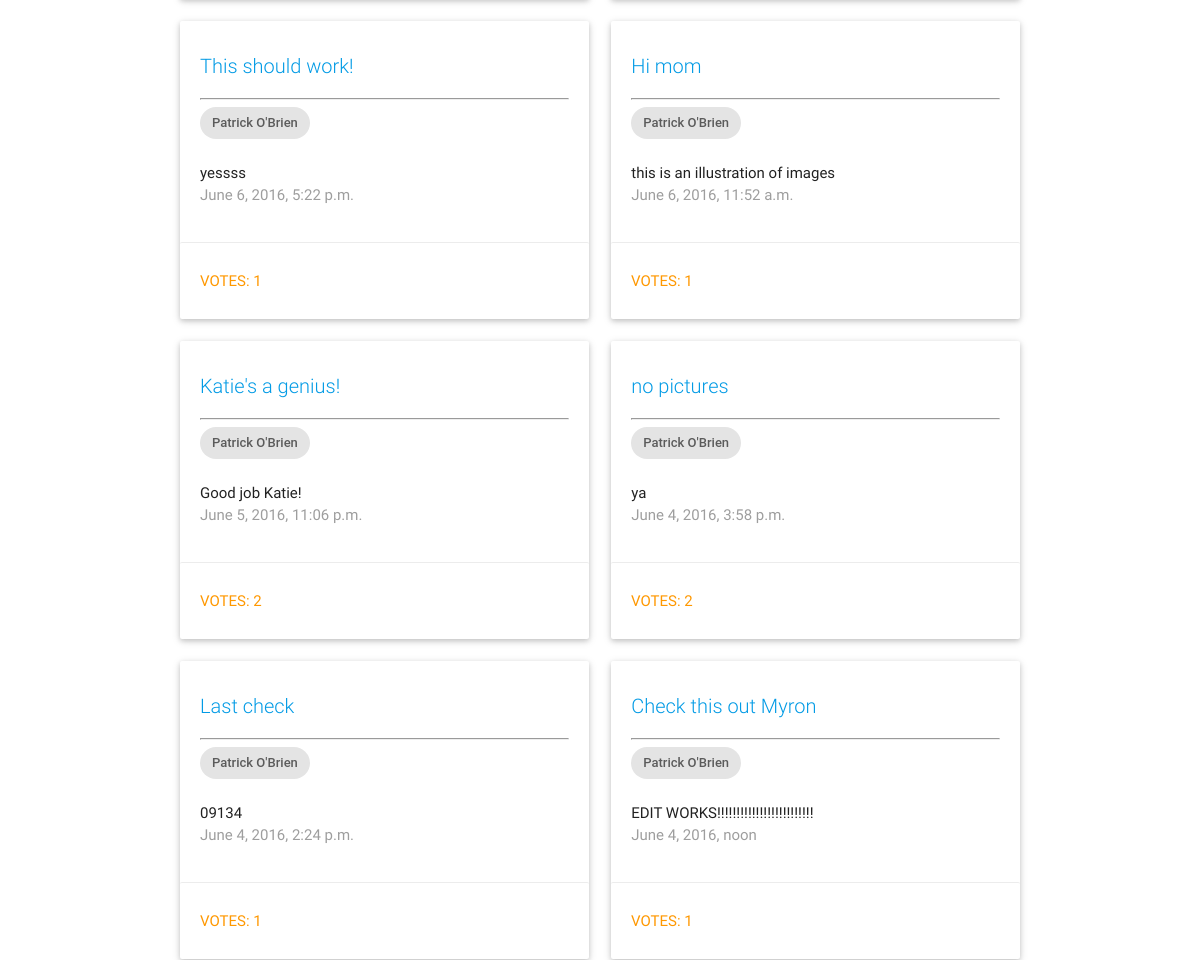
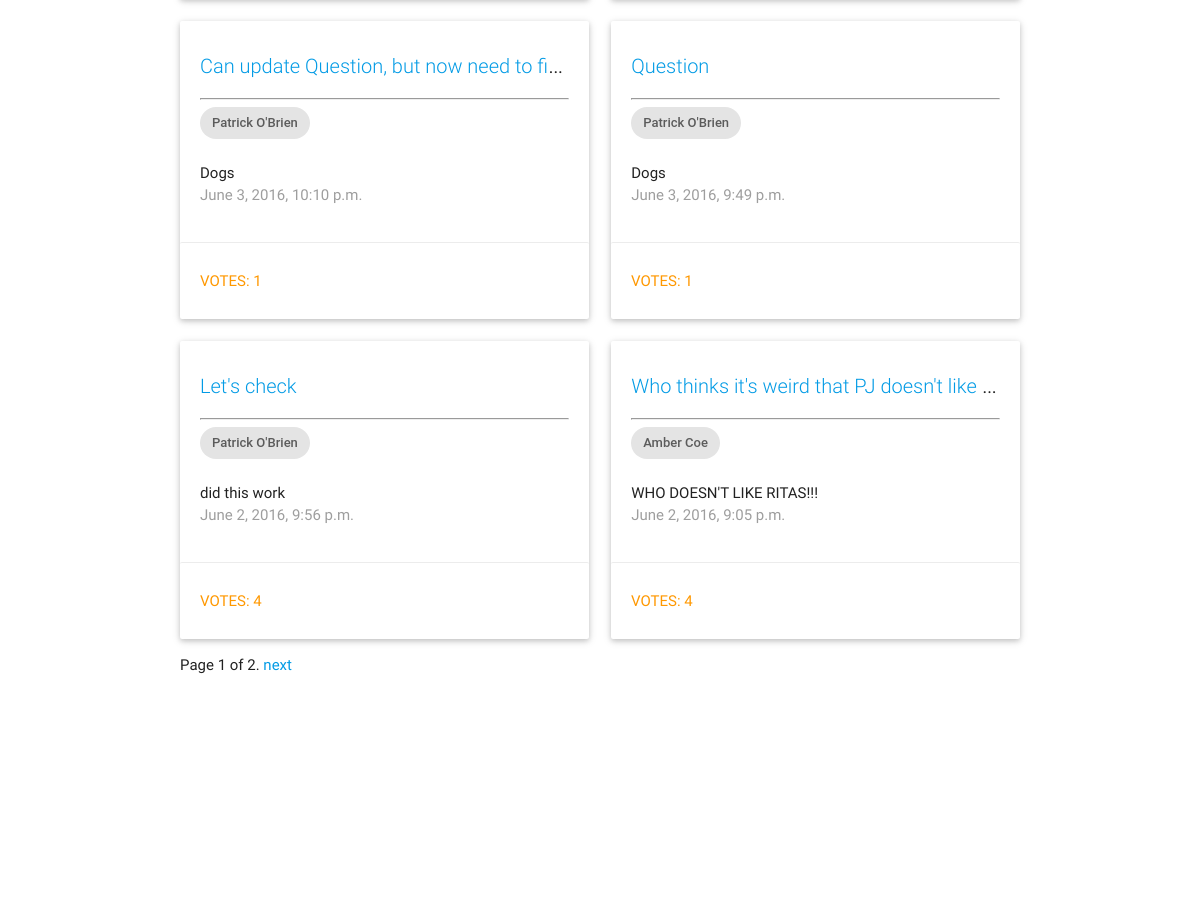
/imo_app/friends_polls/ (signed in, middle part), run on an earlier commit of the app's database (2 pictures, top to bottom).
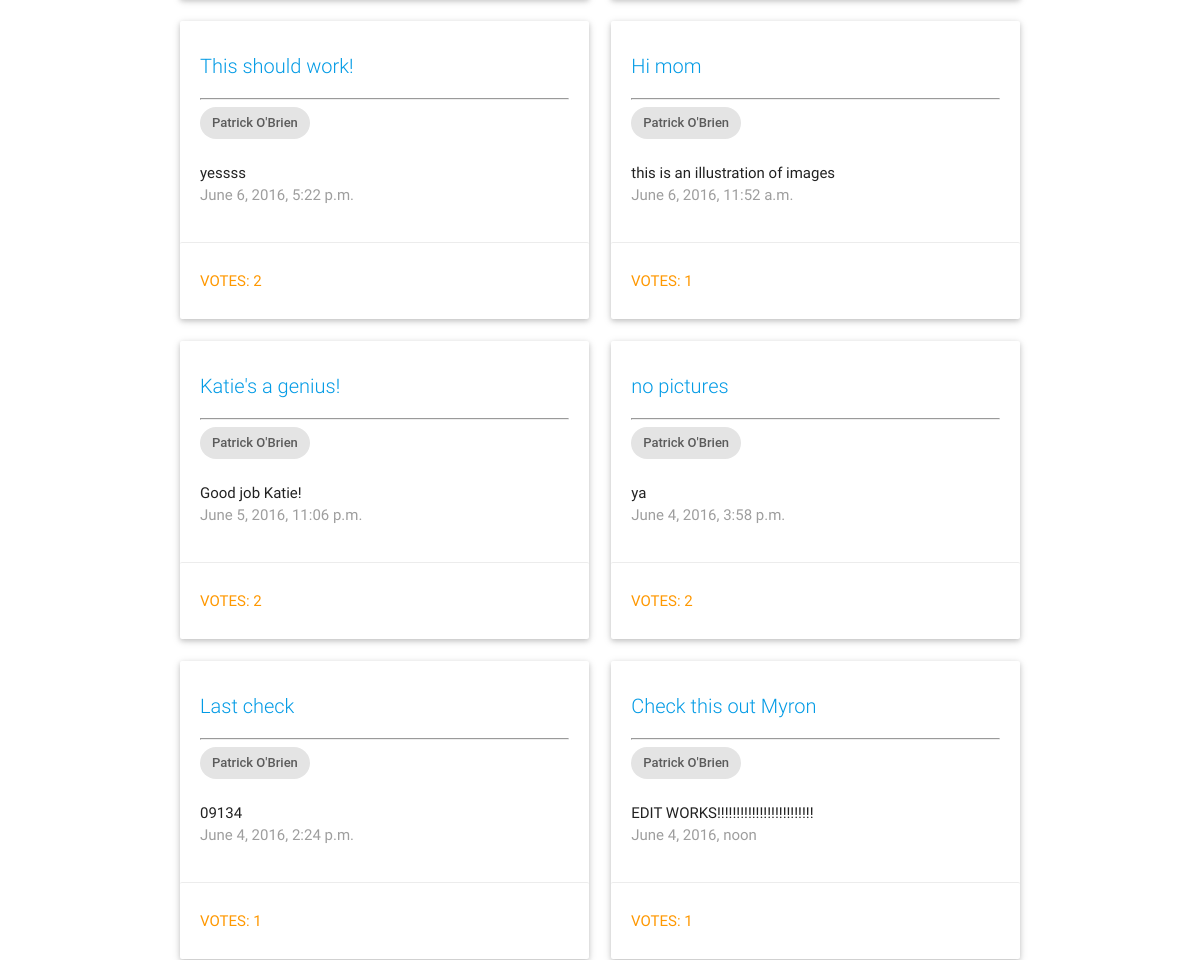
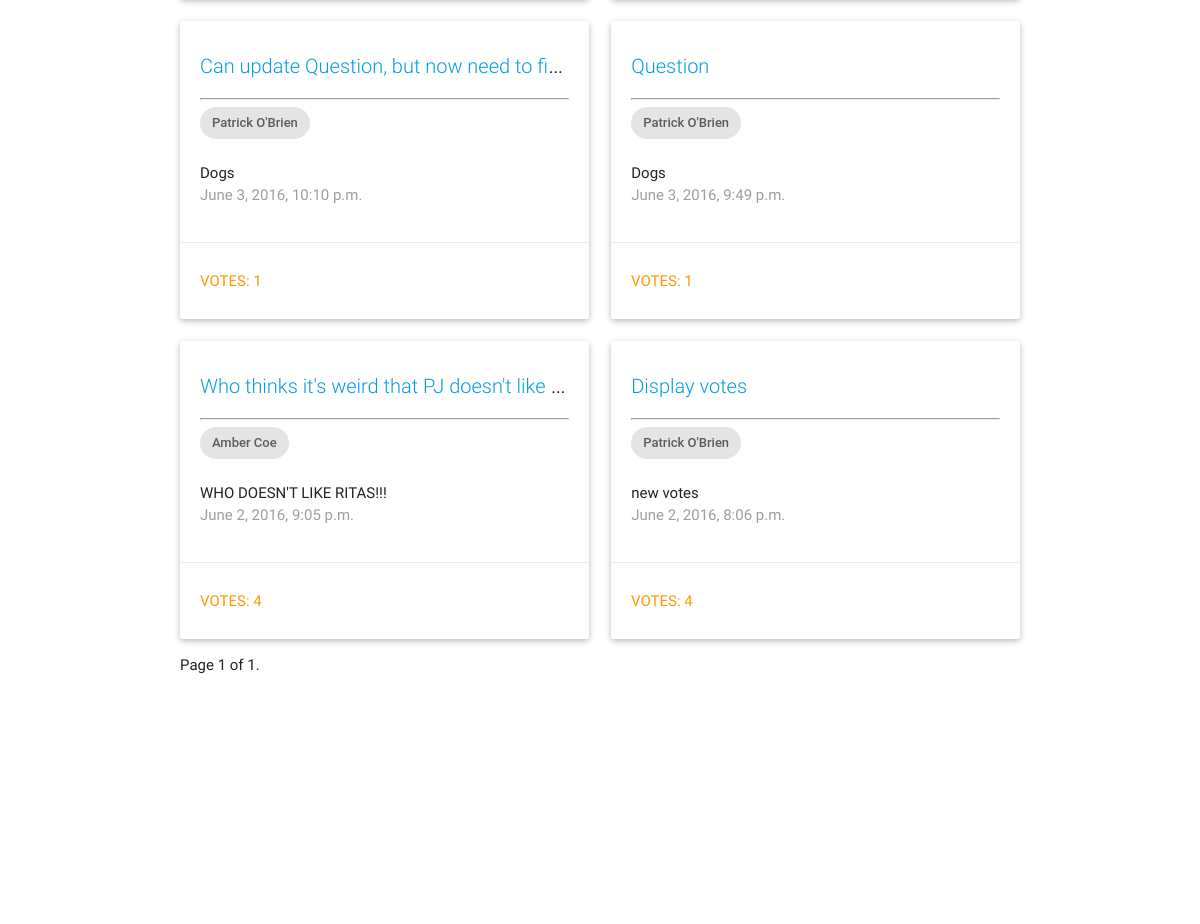
And on a later commit of the database (2 pictures, top to bottom).
### imo_app/models.py (models this page shows, shortened)
class Question(models.Model):
    author = models.ForeignKey(UserProfile, on_delete=models.CASCADE)
    author_name = models.CharField(max_length=200, default='')
    question_text = models.CharField(max_length=200)
    description = models.TextField(default = '')
    category = models.CharField(max_length=50, default='')
    pub_date = models.DateTimeField('date published')
    choice1 = models.CharField(null=True, blank=True, default = '', max_length = 200)
    image1 = models.ImageField(null=True, blank=True)
    choice2 = models.CharField(null=True, blank=True, default = '', max_length = 200)
    image2 = models.ImageField(null=True, blank=True)
    choice3 = models.CharField(null=True, blank=True, default = '', max_length = 200)
    image3 = models.ImageField(null=True, blank=True)
    total_votes = models.IntegerField(default = 0)
    inappropriate = models.IntegerField(default=0)
    class Meta:
        ordering = ['-pub_date']

class UserProfile(models.Model):
    user = models.OneToOneField(User)
    name = models.CharField(max_length=200, default='')
    gender = models.CharField(default='', blank=True, max_length=15)
    picture = models.ImageField(blank=True, null=True, default='')
    birthday = models.DateField(blank=True, null=True)
    about = models.TextField(null = True, blank = True, default='')
    motto = models.CharField(max_length=200, null = True, blank=True, default='')
    total_friends = models.IntegerField(default=0)
    inappropriate = models.IntegerField(default=0)
    join_date = models.DateField(blank=True, null=True)
    sponsor = models.BooleanField(default=False)
    verification = models.BooleanField(default=False)
    activation_key = models.CharField(max_length=100, default='')
    terms_of_service = models.BooleanField(default=False)

### imo_app/views.py (the view)
@login_required
def friends_polls(request):
    current_user = request.user
    friends = Friendship.objects.filter(requester=current_user.id).values('friend_id')
    q_list = Question.objects.filter(author__in=friends)
    if request.GET.get("q"):
        query = request.GET.get("q")
        q_list = search_bars(q_list, query)
    paginator = Paginator(q_list, 12) # Show 25 contacts per page
    page = request.GET.get('page')
    try:
        q = paginator.page(page)
    except PageNotAnInteger:
        q = paginator.page(1)
    except EmptyPage:
        q = paginator.page(paginator.num_pages)
    requests = ''
    if Friendship.objects.filter(friend=current_user.id, status='requested'):
        requests = Friendship.objects.filter(friend=current_user.id, status='requested')[:5]
    context = {
        'requests': requests,
        'q_all': q
        }
    return render(request, 'imo_app/friends_polls.html', context)

### imo_app/templates/imo_app/friends_polls.html (shortened to what this page needs)
{% extends "imo_app/base.html" %}
{% block content %}
    <div class="container">
      <div class="row">
        {% for i in q_all %}
          <div class="col m6">
            <div class="card" >
              <div class="card-content">
                <span class="card-title truncate"><a href="{% url 'imo_app:detail' i.id %}" style = "font-size: 20px">{{ i.question_text }}</a></span>
                <hr></hr>
                <div class="chip">
                  {{ i.author.user.first_name}} {{ i.author.user.last_name}}
                </div>
                <br></br>
                <p class="truncate">{{ i.description }}</p>
                <p class="grey-text">{{ i.pub_date }}</p>
              </div>
              <a href="{% url 'imo_app:detail' i.id %}"><div class="orange-text waves-effect waves-teal card-action btn-flat" style="width:100%; height: 100%">
              Votes: {{ i.total_votes }}
              </div></a>
            </div>
          </div>
        {% endfor %}
        <div class="col s12">
        <div class="pagination">
            <span class="step-links">
                <span class="current">
                    Page {{ q_all.number }} of {{ q_all.paginator.num_pages }}.
                </span>
                {% if q_all.has_next %}
                    <a href="?page={{ q_all.next_page_number }}{% if request.GET.q %}&q={{ request.GET.q }}{% endif %}">next</a>
                {% endif %}
            </span>
        </div>
      </div>
    </div>
    </div>
    <br></br>
    <br></br>
    <br></br>
    <br></br>
    <br></br>
    <br></br>
    <br></br>
    <br></br>
    <br></br>
{% endblock content %}

What changed in the data, as far as the page shows it:
removed Question: question_text "Let's check", author.user.first_name "Patrick", author.user.last_name "O'Brien", description "did this work", pub_date "June 2, 2016, 9:56 p.m.", total_votes "4"
changed Question "This should work!": total_votes "1" → "2"
now on this page (row unchanged): Question: question_text "Display votes", author.user.first_name "Patrick", author.user.last_name "O'Brien", description "new votes", pub_date "June 2, 2016, 8:06 p.m.", total_votes "4"
Also different on the page:
{{ q_all.paginator.num_pages }}: "2" → "1"
text no longer shown: "next"
